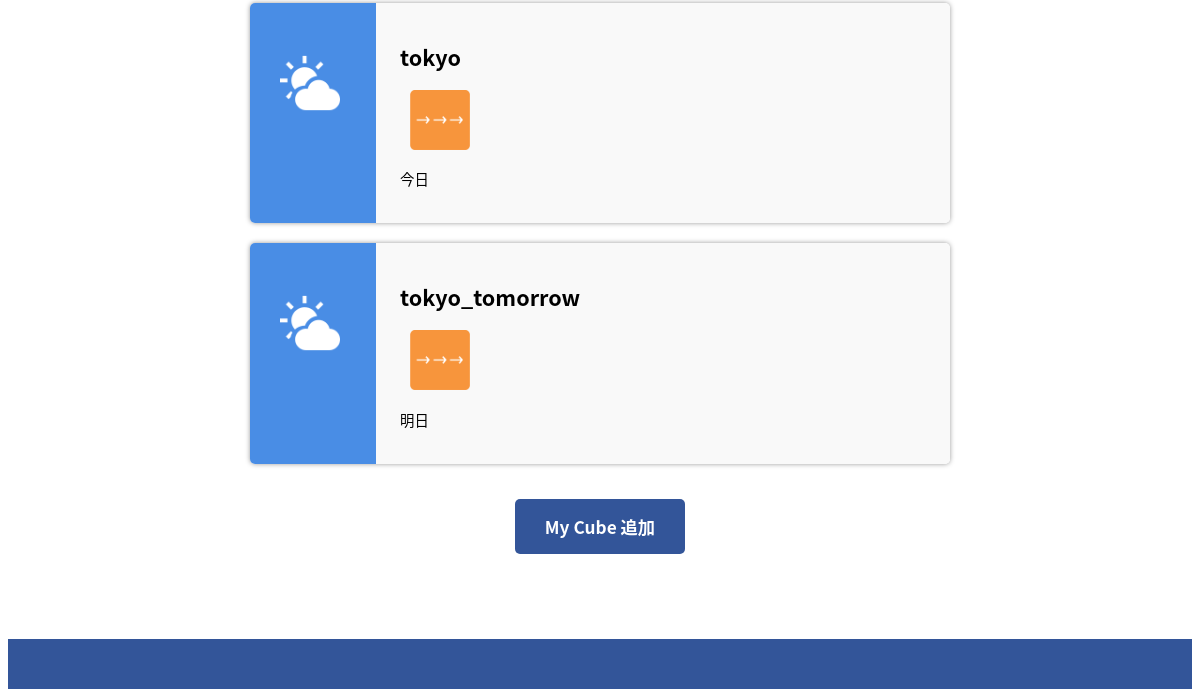
The app's page /cube-list.php (lower part), older data.
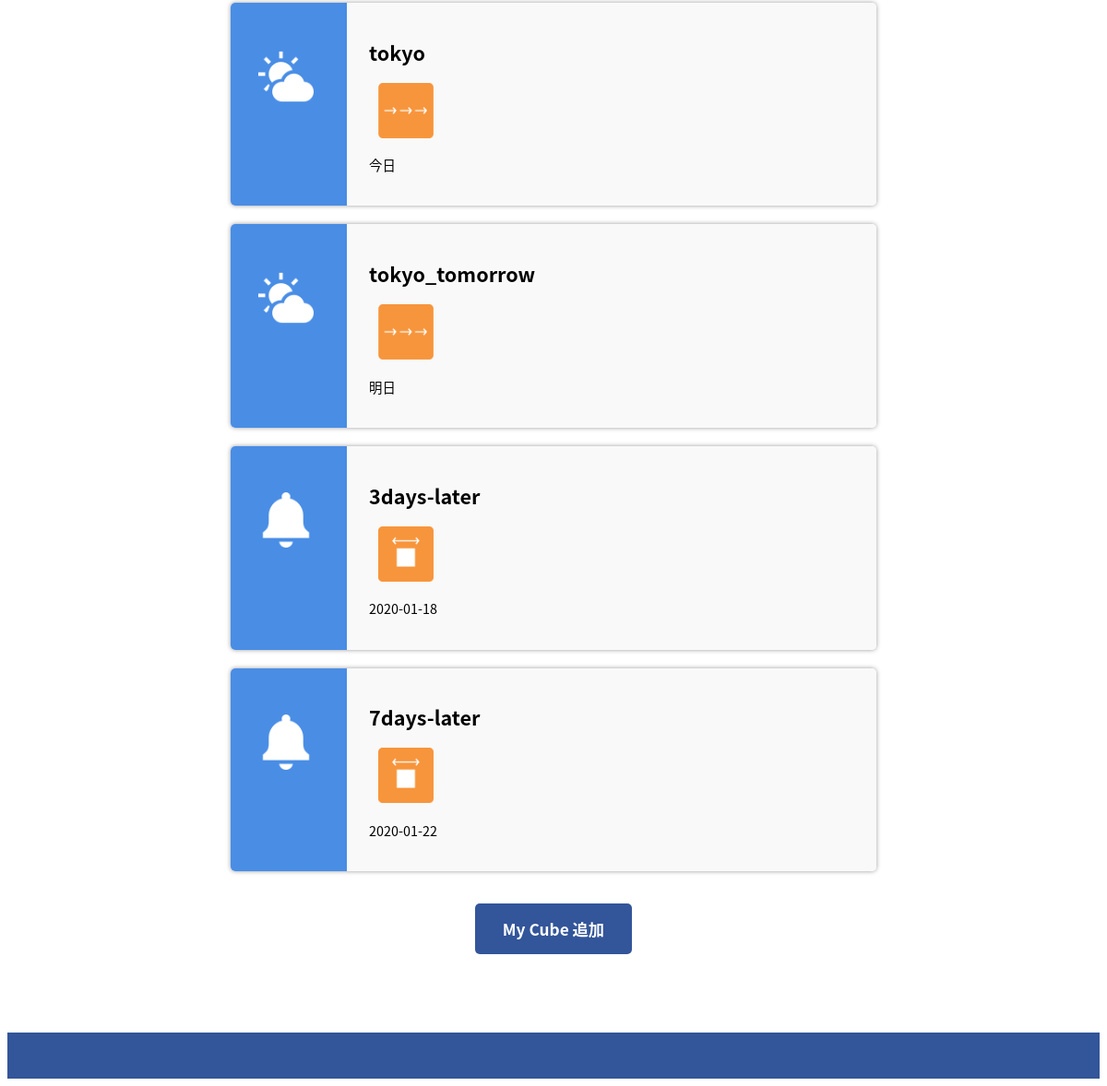
The same page, newer data.
### tables this page shows
CREATE TABLE cube(id integer,cube_number integer primary key,cube_name text,tag text,start_movement integer,middle_movement integer,end_movement integer,schedule_date text, data_location integer,data_date integer,feeling_destination integer);

### cube-list.php (the view, shortened to what this page needs)
<!DOCTYPE html>
<html lang="ja">
<head>
    <link rel="stylesheet" href="./css/style.css">
</head>
<body>
    <?php
    function h($str){
        return htmlspecialchars($str, ENT_QUOTES, "UTF-8");
    }
    ?>
    <?php
    $db = new PDO("sqlite:./SQL/infocube.sqlite");
    if($stag == "schedule"){
        $result=$db->query("select * from cube where tag = 'schedule';");
    }else if($stag == "data"){
        $result=$db->query("select * from cube where tag = 'data';");
    }else if($stag == "feeling"){
        $result=$db->query("select * from cube where tag = 'feeling';");
    }else{
        $result=$db->query("SELECT * FROM cube");
    }
        for($i = 0; $row=$result->fetch(); ++$i ){
            echo "<div class='card'>";
            if (strcmp(h($row['tag']), 'data') == 0){
                echo "<img src='./images/data.png' class='card-image'>";
            }else if(strcmp(h($row['tag']), 'schedule') == 0){
                echo "<img src='./images/schedule.png' class='card-image'>";
            }else{
                echo "<img src='./images/feeling.png' class='card-image'>";
            }
            echo "<div class='card-content'>";
            echo "<h2>". h($row['cube_name']). "</h2>";
            if(h($row['middle_movement']) == 1){
                echo "<img src='./images/icon_repeat.png' class='move-image'>";
            }else if(h($row['middle_movement']) == 2){
                echo "<img src='./images/icon_round.png' class='move-image'>";
            }else if(h($row['middle_movement']) == 3){
                echo "<img src='./images/icon_slide.png' class='move-image'>";
            }else if(h($row['middle_movement']) == 4){
                echo "<img src='./images/icon_straight.png' class='move-image'>";
            }else{
                echo "<img src='./images/icon_swing.png' class='move-image'>";
            }
            if (strcmp(h($row['tag']), 'data') == 0){
                if (strcmp(h($row['data_date']), '0') == 0){
                    echo "<p>今日</p>";
                }else if(strcmp(h($row['data_date']), '1') == 0){
                    echo "<p>明日</p>";
                }else{
                    echo "<p>明後日</p>";
                }
            }else if(strcmp(h($row['tag']), 'schedule') == 0){
                echo "<p>". h($row['schedule_date']). "</p>";
            }else{
                echo "<p>". h($row['feeling_destination']). " さんから</p>";
            }
            echo "</div></div>";
        }
    ?>
    <div class="add-event-section">
        <a href="new-cube.php" class="add-event-button">My Cube 追加</a>
    </div>
    <footer>
        <p class="footer-content"></p>
    </footer>
</body>
</html>

### css/style.css (style rules this page uses)
html { font-family: "Noto Sans CJK JP", "Hiragino Kaku Gothic ProN", "Hiragino Sans", "ヒラギノ角ゴシック", sans-serif; font-size: 0.9em; }
.card { background: linear-gradient(90deg, #498DE5 0%, #498DE5 18%, #F9F9F9 18%, #F9F9F9 100%); display: flex; width: 700px; margin: auto; margin-top: 20px; padding: 20px; border-radius: 5px; box-sizing: border-box; box-shadow: 0 0 5px #999; }
.card-image { padding: 30px 40px 0px 10px; width: 60px; height: 60px; }
.card-content { padding-left: 20px; }
.move-image { padding: 0px 0px 0px 10px; width: 60px; height: 60px; }
.add-event-section { text-align: center; margin: 50px auto 100px auto; }
.add-event-button { background-color: #359; color: #FFF; font-size: 1.2em; font-weight: bold; padding: 15px 30px; border-radius: 5px; text-decoration: none; }
footer { width: 100%; height: 50px; text-align: right; background-color: #359; }
.footer-content { color: #CDDCFD; padding: 15px 20px 0px 0px; }

Row changes from the older to the newer data that the page shows:
added cube: cube_name "3days-later", middle_movement 3 (drawn), schedule_date "2020-01-18"
added cube: cube_name "7days-later", middle_movement 3 (drawn), schedule_date "2020-01-22"
